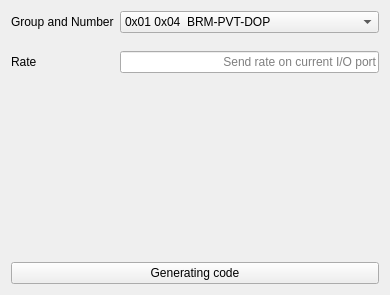
      <widget class="QWidget" name="page_16">
       <layout class="QGridLayout" name="gridLayout_12">
        <property name="verticalSpacing">
         <number>18</number>
        </property>
        <item row="1" column="0">
         <widget class="QLabel" name="label_29">
          <property name="text">
           <string>Rate</string>
          </property>
         </widget>
        </item>
        <item row="1" column="1">
         <widget class="QLineEdit" name="lineEdit_rate_c">
          <property name="alignment">
           <set>Qt::AlignRight|Qt::AlignTrailing|Qt::AlignVCenter</set>
          </property>
          <property name="placeholderText">
           <string>Send rate on current I/O port</string>
          </property>
         </widget>
        </item>
        <item row="3" column="0" colspan="2">
         <widget class="QPushButton" name="pushButton_GC16">
          <property name="layoutDirection">
           <enum>Qt::LeftToRight</enum>
          </property>
          <property name="text">
           <string>Generating code</string>
          </property>
         </widget>
        </item>
        <item row="0" column="1">
         <widget class="QComboBox" name="comboBox_groupAndNumber">
          <item>
           <property name="text">
            <string>0x01 0x04  BRM-PVT-DOP</string>
           </property>
          </item>
          <item>
           <property name="text">
            <string>0x01 0x07  BRM-PVT-PVT  </string>
           </property>
          </item>
          <item>
           <property name="text">
            <string>0x01 0x09  BRM-PVT-ACC_DIST</string>
           </property>
          </item>
          <item>
           <property name="text">
            <string>0x01 0x35  BRM-PVT-SAT</string>
           </property>
          </item>
          <item>
           <property name="text">
            <string>0x01 0x60  BRM-PVT-CBEE_STATUS</string>
           </property>
          </item>
          <item>
           <property name="text">
            <string>0x01 0x61  BRM-PVT-EOE</string>
           </property>
          </item>
          <item>
           <property name="text">
            <string>0x02 0x13  BRM-ASC-SUBFRAME</string>
           </property>
          </item>
          <item>
           <property name="text">
            <string>0x02 0x15  BRM-STP-RAW_MEAS_DATA</string>
           </property>
          </item>
          <item>
           <property name="text">
            <string>0xF0 0x00  NMEA GGA</string>
           </property>
          </item>
          <item>
           <property name="text">
            <string>0xF0 0x01  NMEA GLL</string>
           </property>
          </item>
          <item>
           <property name="text">
            <string>0xF0 0x02  NMEA GSA</string>
           </property>
          </item>
          <item>
           <property name="text">
            <string>0xF0 0x03  NMEA GSV</string>
           </property>
          </item>
          <item>
           <property name="text">
            <string>0xF0 0x04  NMEA RMC</string>
           </property>
          </item>
          <item>
           <property name="text">
            <string>0xF0 0x05  NMEA VTG</string>
           </property>
          </item>
          <item>
           <property name="text">
            <string>0xF0 0x0D  NMEA GNS</string>
           </property>
          </item>
          <item>
           <property name="text">
            <string>0xF1 0x00  NMEA PGLOR Speed</string>
           </property>
          </item>
          <item>
           <property name="text">
            <string>0xF1 0x01  NMEA PGLOR Fix</string>
           </property>
          </item>
          <item>
           <property name="text">
            <string>0xF1 0x02  NMEA PGSAT</string>
           </property>
          </item>
          <item>
           <property name="text">
            <string>0xF1 0x03  NMEA PGLOR LSQ</string>
           </property>
          </item>
          <item>
           <property name="text">
            <string>0xF1 0x04  NMEA PGLOR PWR</string>
           </property>
          </item>
          <item>
           <property name="text">
            <string>0xF1 0x05  NMEA PGLOR STA</string>
           </property>
          </item>
         </widget>
        </item>
        <item row="2" column="1">
         <spacer name="verticalSpacer_11">
          <property name="orientation">
           <enum>Qt::Vertical</enum>
          </property>
          <property name="sizeHint" stdset="0">
           <size>
            <width>20</width>
            <height>171</height>
           </size>
          </property>
         </spacer>
        </item>
        <item row="0" column="0">
         <widget class="QLabel" name="label_32">
          <property name="text">
           <string>Group and Number</string>
          </property>
         </widget>
        </item>
       </layout>
      </widget>
